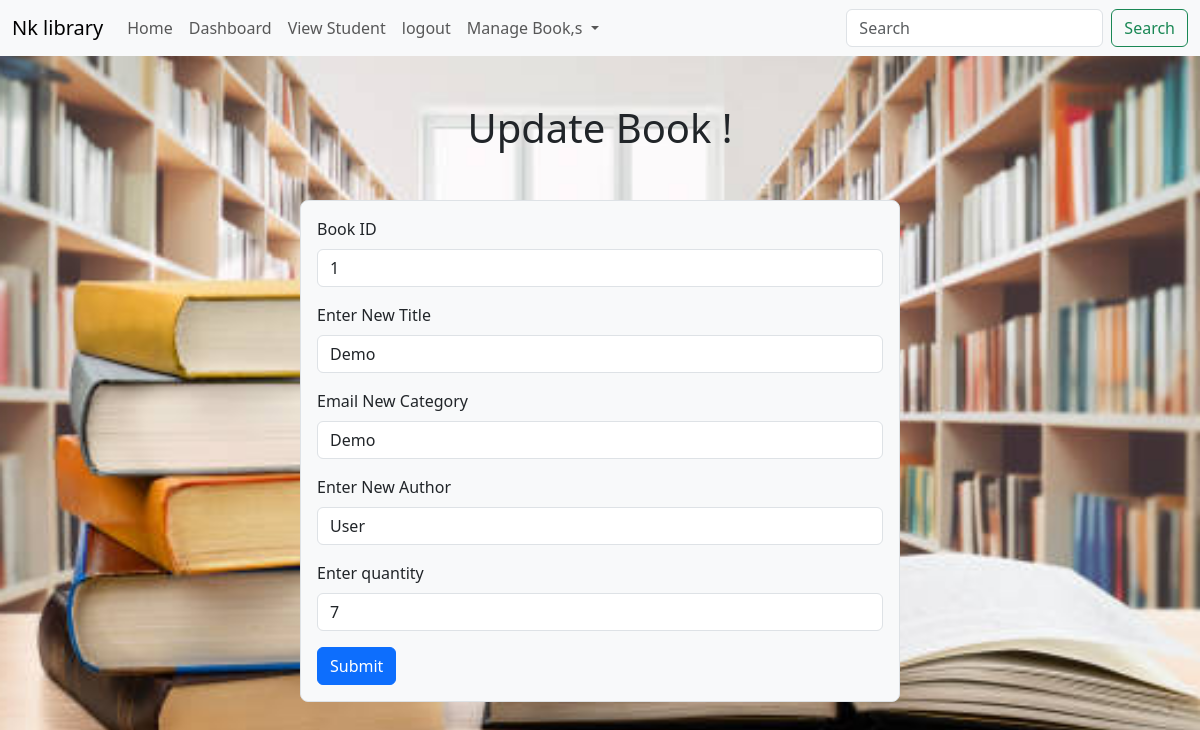
Screenshot of /update_book/1 with the database file from the repository.
### library.py (models this page shows, shortened)
class Book(db.Model):
   __tablename__="book"
   id=db.Column(db.Integer, primary_key=True)
   Title=db.Column(db.String(50),nullable=False)
   Category=db.Column(db.String(50),nullable=False)
   Author=db.Column(db.String(50),nullable=False)
   Quantity=db.Column(db.Integer)
   issues= db.relationship('IssueBook', backref='book', lazy=True)

### library.py (the view, shortened to what this page needs)
@library.route('/update_book/<int:id>', methods=["GET", "POST"])
def update_book(id):
    book = Book.query.get_or_404(id)
    return render_template('updatebook.html', book=book)

### library.py (called while the page is built)
@library.before_request
def handle_global_search():
   if request.method == "GET":
      q = request.args.get("q", "").strip()
      if q and request.endpoint not in ["view_book", "view_student", "issued", "Issue_book", "search", "static"]:
         return redirect(url_for("search", q=q))

### templates/updatebook.html
{% extends "base.html" %}
{% block content %}
<h1 class="text-center mt-5">Update Book !</h1>
    <div class="container w-50 p-3 border bg-light rounded-3 mt-5">
    <form method="POST" action="{{ url_for('update_book', id=book.id) }}">
        <div class="mb-3">
    <label for="exampleInputTitle" class="form-label">Book ID</label>
    <input type="number" class="form-control" name="id" value="{{book.id}}" readonly>
  </div>
    <div class="mb-3">
    <label for="exampleInputTitle" class="form-label">Enter New Title</label>
    <input type="text" class="form-control" name="Title" value="{{book.Title}}" required>
  </div>
  <div class="mb-3">
    <label for="exampleInputCategory" class="form-label">Email New Category</label>
    <input type="text" class="form-control" name="Category" value="{{book.Category}}" required>
  </div>
  <div class="mb-3">
    <label for="exampleInputAuthor" class="form-label">Enter New Author</label>
    <input type="text" class="form-control" name="Author" value="{{book.Author}}" required>
  </div>
  <div class="mb-3">
    <label for="exampleInputAuthor" class="form-label">Enter quantity</label>
    <input type="number" class="form-control" name="Quantity" value="{{book.Quantity}}" required>
  </div>
  <button type="submit" class="btn btn-primary">Submit</button>
</form>
</div>
{% endblock %}

### rows the page displays
Book: id "1", Title "Demo", Category "Demo", Author "User", Quantity "7"
